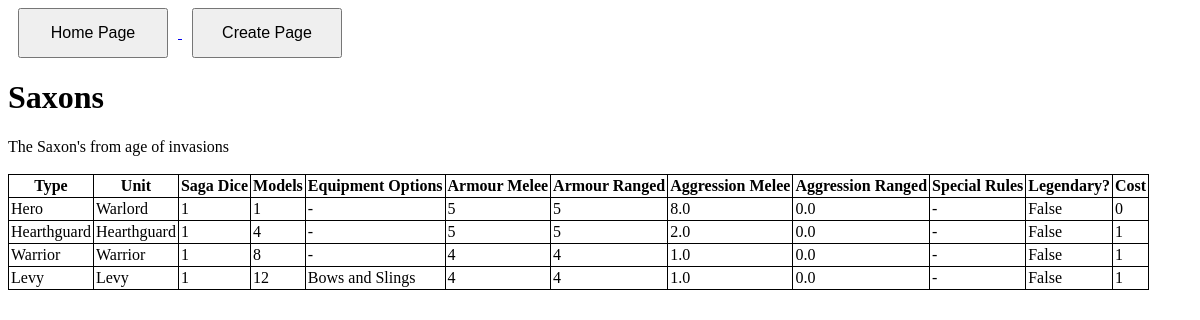
/saga/results/16, run on the app's committed database.
### saga/models.py (models this page shows, shortened)
class Faction(models.Model):
    id = models.AutoField(primary_key=True)
    name = models.CharField(max_length = 30)
    description = models.TextField(default = "")
    specialRules = models.TextField(default = "-")
    def __str__(self):
        return self.name

class Unit(models.Model):
    id = models.AutoField(primary_key=True)
    sagaDice = models.PositiveIntegerField(default = 1)
    cost = models.PositiveIntegerField(default = 1)
    unitType = models.CharField(max_length = 20, default = "Hearthguard", choices=So.unitOptions)
    unitName = models.CharField(max_length = 50, default = "Hearthguard")
    numModels = models.PositiveIntegerField(default = 4)
    equipment = models.CharField(max_length = 50, default = "-", choices=So.equipmentOptions)
    armourMelee = models.PositiveIntegerField(default = 5)
    armourRanged = models.PositiveIntegerField(default = 5)
    aggMelee = models.FloatField(default = 2)
    aggRanged = models.FloatField(default = 0)
    specialRules = models.TextField(default = "-")
    isLegendary = models.BooleanField(default = False)
    factionId = models.ForeignKey(Faction, on_delete = models.CASCADE)

### saga/views.py (the view)
# urls.py: path("results/<int:factionId>",views.results, name = 'results'),
def results(request,factionId):
    faction = Faction.objects.filter(id = factionId)
    print(faction.first)
    if faction.count() > 0:
        print("We're digging for units")
        unitList = Unit.objects.filter(factionId__id = factionId)
        if unitList.count() > 0:
            print("We found units")
            heroList = Unit.objects.filter(factionId__id = factionId, unitType = "Hero").order_by("unitName")
            hearthguardList = Unit.objects.filter(factionId__id = factionId, unitType = "Hearthguard").order_by("unitName")
            warriorList = Unit.objects.filter(factionId__id = factionId, unitType = "Warrior").order_by("unitName")
            levyList = Unit.objects.filter(factionId__id = factionId, unitType = "Levy").order_by("unitName")
            unitSet = [heroList,hearthguardList,warriorList,levyList]
            context = {
                "unitSet" : unitSet,
                "faction" : faction
                }
            return render(request, "saga/results.html", context)
        else:
            print("No units in faction")
            context = {
                "faction" : faction
            }
            return render(request, "saga/results.html", context)
    else:
        print("no faction found")
        return redirect(reverse('saga:index'))

### saga/templates/saga/results.html (shortened to what this page needs)
<!DOCTYPE html>
<html lang="en">
{% load static %}
<link rel="stylesheet" href = "{%static 'saga/style.css'%}">
<head>
</head>
<body>
    <nav>
      <div class = "navBox">
          <a href = "{% url 'saga:index' %}" >
              <button> Home Page </button>
          </a>
          <a href = "{% url 'saga:create' %}" >
              <button> Create Page </button>
          </a>
      </div>
    </nav>
    {% if faction %}
        <header>
            <h1>{{faction.first.name}}</h1>
        </header>
        <p1>
            {{faction.first.description}}
        </p1>
        <br><br>
        <main>
            <table>
                <tr>
                  <th>Type</th>
                  <th>Unit</th>
                  <th>Saga Dice</th>
                  <th>Models</th>
                  <th>Equipment Options</th>
                  <th>Armour Melee</th>
                  <th>Armour Ranged</th>
                  <th>Aggression Melee</th>
                  <th>Aggression Ranged</th>
                  <th>Special Rules</th>
                  <th>Legendary?</th>
                  <th>Cost</th>
                </tr>
                {% for collection in unitSet %}
                  {% for unit in collection %}
                    <tr>
                      <td>{{unit.unitType}}</td>
                      <td>{{unit.unitName}}</td>
                      <td>{{unit.sagaDice}}</td>
                      <td>{{unit.numModels}}</td>
                      <td>{{unit.equipment}}</td>
                      <td>{{unit.armourMelee}}</td>
                      <td>{{unit.armourRanged}}</td>
                      <td>{{unit.aggMelee}}</td>
                      <td>{{unit.aggRanged}}</td>
                      <td>{{unit.specialRules}}</td>
                      <td>{{unit.isLegendary}}</td>
                      <td>{{unit.cost}}</td>
                    </tr>
                  {% endfor %}
                {% endfor %}
              </table>
        </main>
    {% else %}
        Faction not found, change this to redirect
    {% endif %}
</body>
</html>

### saga/static/saga/style.css (style rules this page uses)
table { border-collapse: collapse; border: 1px solid black; table-layout: fixed; }
th,td { border: 1px solid black; padding: 2px; }
.navBox { justify-content: center; align-items: left; gap:10px; }
.navBox button { width: 150px; height: 50px; font-size: 16px; margin: 0 10px; }

### data on the page
Faction: first.name "Saxons", first.description "The Saxon's from age of invasions"
Unit: unitType "Hero", unitName "Warlord", sagaDice "1", numModels "1", equipment "-", armourMelee "5", armourRanged "5", aggMelee "8.0", aggRanged "0.0", specialRules "-", isLegendary "False", cost "0"
Unit: unitType "Hearthguard", unitName "Hearthguard", sagaDice "1", numModels "4", equipment "-", armourMelee "5", armourRanged "5", aggMelee "2.0", aggRanged "0.0", specialRules "-", isLegendary "False", cost "1"
Unit: unitType "Warrior", unitName "Warrior", sagaDice "1", numModels "8", equipment "-", armourMelee "4", armourRanged "4", aggMelee "1.0", aggRanged "0.0", specialRules "-", isLegendary "False", cost "1"
Unit: unitType "Levy", unitName "Levy", sagaDice "1", numModels "12", equipment "Bows and Slings", armourMelee "4", armourRanged "4", aggMelee "1.0", aggRanged "0.0", specialRules "-", isLegendary "False", cost "1"
